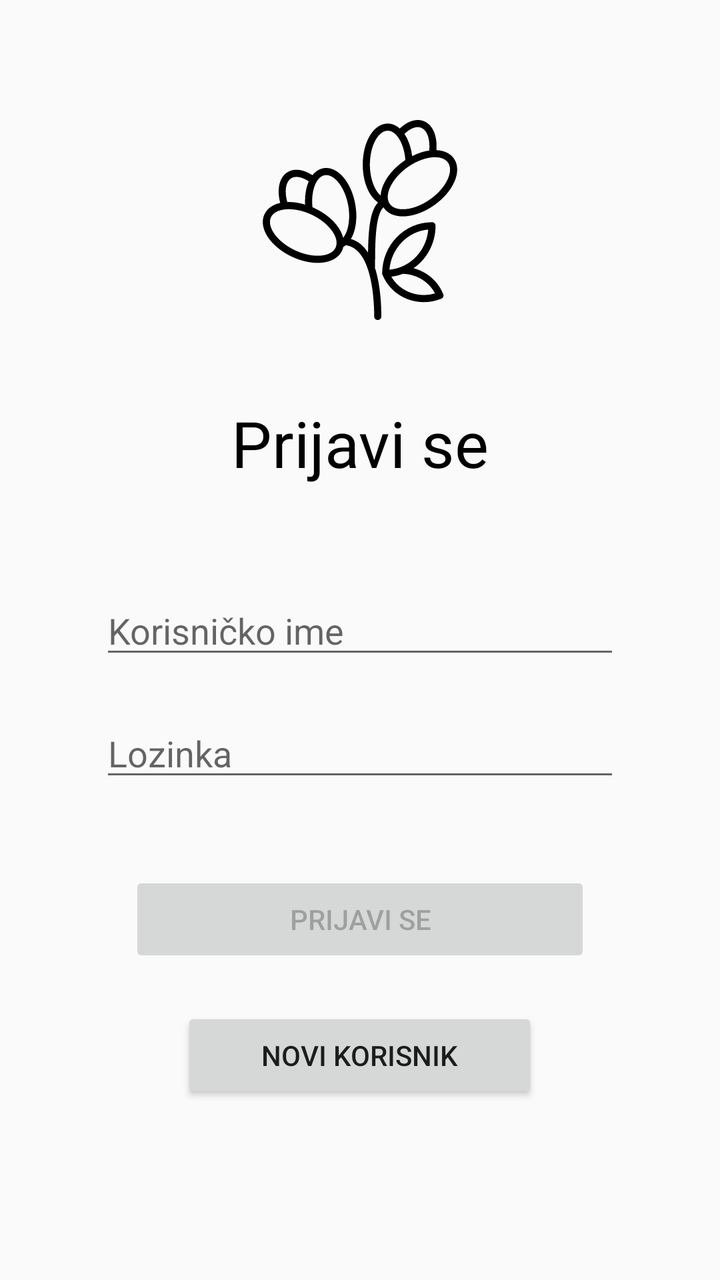
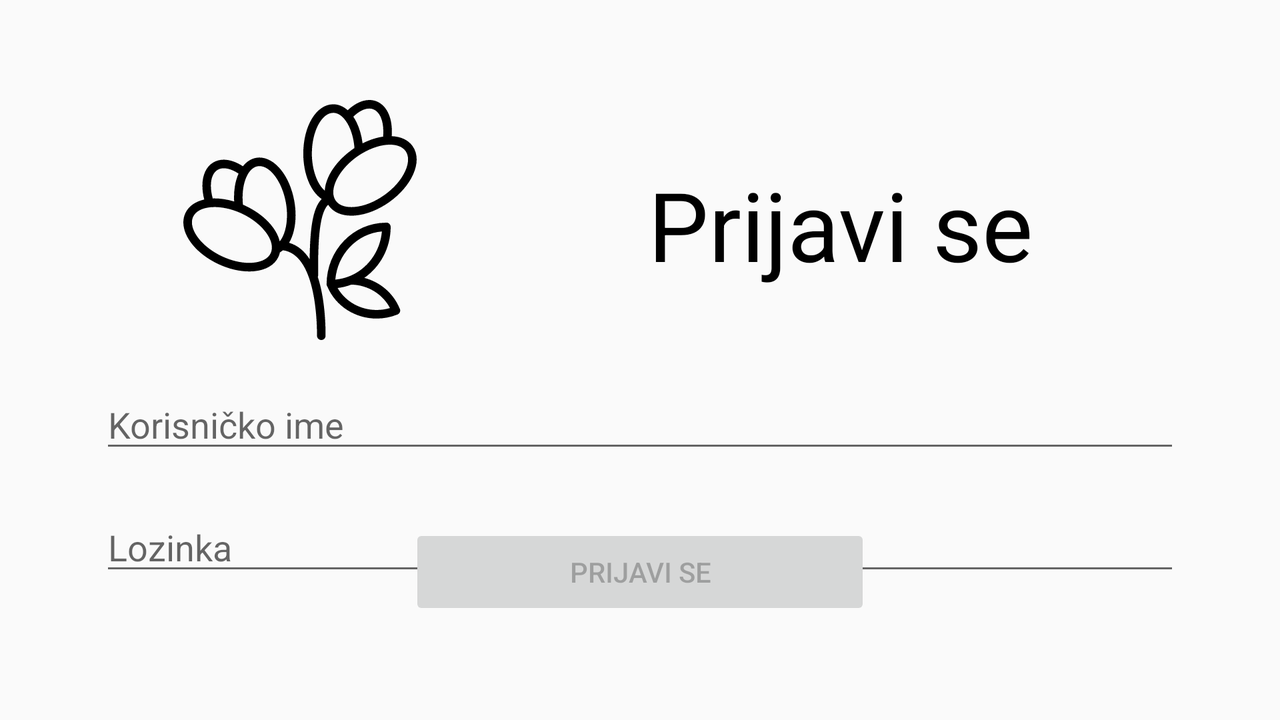

Two renders of one Android screen. The first uses the default layout on a phone; the second uses the alternative layout the repository ships for a different screen configuration, on a matching device. The two XML files are below.
<!-- AndroidManifest.xml: application theme AppTheme -->
<!-- res/layout/activity_login.xml -->
<?xml version="1.0" encoding="utf-8"?>
<LinearLayout xmlns:android="http://schemas.android.com/apk/res/android"
    xmlns:tools="http://schemas.android.com/tools"
    android:layout_width="match_parent"
    android:layout_height="match_parent"
    tools:context=".LoginActivity"
    android:orientation="vertical"
    android:padding="50dp">


    <ImageView
        android:layout_width="match_parent"
        android:layout_height="100dp"
        android:src="@drawable/ic_flowers"
        android:layout_marginVertical="10dp"
        android:contentDescription="@string/cvice"/>

    <TextView
        android:layout_width="match_parent"
        android:layout_height="wrap_content"
        android:text="@string/prijavi_se"
        android:textColor="@color/black"
        android:textSize="32sp"
        android:gravity="center"
        android:layout_marginVertical="30dp"/>

    <EditText
        android:layout_width="match_parent"
        android:layout_height="wrap_content"
        android:id="@+id/etUsername"
        android:inputType="textNoSuggestions"
        android:hint="@string/korisnicko_ime"
        android:layout_marginTop="20dp"/>

    <EditText
        android:layout_width="match_parent"
        android:layout_height="wrap_content"
        android:id="@+id/etPassword"
        android:hint="@string/lozinka"
        android:inputType="textPassword"
        android:layout_marginTop="20dp"/>

    <Button
        android:layout_width="wrap_content"
        android:layout_height="wrap_content"
        android:id="@+id/btnLogin"
        android:enabled="false"
        android:text="@string/prijavi_se"
        android:layout_gravity="center"
        android:paddingHorizontal="80dp"
        android:layout_marginTop="40dp" />
    <Button
        android:layout_width="wrap_content"
        android:layout_height="wrap_content"
        android:id="@+id/btnNewUser"
        android:enabled="true"
        android:text="@string/novi_korisnik"
        android:layout_gravity="center"
        android:paddingHorizontal="40dp"
        android:layout_marginTop="20dp" />

</LinearLayout>
<!-- resources referenced by this layout -->
<resources>
  <color name="black">#FF000000</color>
  <!-- drawable ic_flowers: vector/xml drawable (drawable, 9498 chars, omitted) -->
  <string name="cvice">Cviće</string>
  <string name="korisnicko_ime">Korisničko ime</string>
  <string name="lozinka">Lozinka</string>
  <string name="novi_korisnik">Novi korisnik</string>
  <string name="prijavi_se">Prijavi se</string>
  <style name="AppTheme" parent="Theme.AppCompat.Light.DarkActionBar">
          
          <item name="colorPrimary">@color/colorPrimary</item>
          <item name="colorPrimaryDark">@color/colorPrimaryDark</item>
          <item name="colorAccent">@color/colorPrimary</item>
      </style>
  <color name="colorPrimary">@android:color/black</color>
  <color name="colorPrimaryDark">#332C2C</color>
</resources>
<!-- res/layout-land/activity_login.xml (the repository's variant of the layout above) -->
<!-- drawn on the phone turned sideways -->
<?xml version="1.0" encoding="utf-8"?>
<RelativeLayout xmlns:android="http://schemas.android.com/apk/res/android"
    xmlns:tools="http://schemas.android.com/tools"
    android:layout_width="match_parent"
    android:layout_height="match_parent"
    tools:context=".LoginActivity"
    android:padding="50dp">

    <ImageView
        android:id="@+id/ivFlowers"
        android:layout_width="wrap_content"
        android:layout_height="120dp"
        android:src="@drawable/ic_flowers"
        android:contentDescription="@string/cvice"/>

    <TextView
        android:layout_width="match_parent"
        android:layout_height="wrap_content"
        android:layout_toEndOf="@+id/ivFlowers"
        android:text="@string/prijavi_se"
        android:textColor="@color/black"
        android:textSize="48sp"
        android:gravity="center"
        android:layout_marginVertical="30dp"/>

    <EditText
        android:layout_width="match_parent"
        android:layout_height="wrap_content"
        android:layout_below="@+id/ivFlowers"
        android:id="@+id/etUsername"
        android:inputType="textNoSuggestions"
        android:hint="@string/korisnicko_ime"
        android:layout_marginTop="20dp" />

    <EditText
        android:layout_width="match_parent"
        android:layout_height="wrap_content"
        android:layout_below="@+id/etUsername"
        android:id="@+id/etPassword"
        android:hint="@string/lozinka"
        android:inputType="textPassword"
        android:layout_marginTop="20dp"/>

    <Button
        android:layout_width="wrap_content"
        android:layout_height="wrap_content"
        android:layout_alignParentBottom="true"
        android:layout_centerHorizontal="true"
        android:id="@+id/btnLogin"
        android:enabled="false"
        android:text="@string/prijavi_se"
        android:paddingHorizontal="80dp"
        android:layout_marginTop="80dp" />

</RelativeLayout>
<!-- resources referenced by the variant -->
<!-- as the phone turned sideways resolves them -->
<resources>
  <color name="black">#FF000000</color>
  <!-- drawable ic_flowers: vector/xml drawable (drawable, 9498 chars, omitted) -->
  <string name="cvice">Cviće</string>
  <string name="korisnicko_ime">Korisničko ime</string>
  <string name="lozinka">Lozinka</string>
  <string name="prijavi_se">Prijavi se</string>
  <style name="AppTheme" parent="Theme.AppCompat.Light.DarkActionBar">
          
          <item name="colorPrimary">@color/colorPrimary</item>
          <item name="colorPrimaryDark">@color/colorPrimaryDark</item>
          <item name="colorAccent">@color/colorPrimary</item>
      </style>
  <color name="colorPrimary">@android:color/black</color>
  <color name="colorPrimaryDark">#332C2C</color>
</resources>
